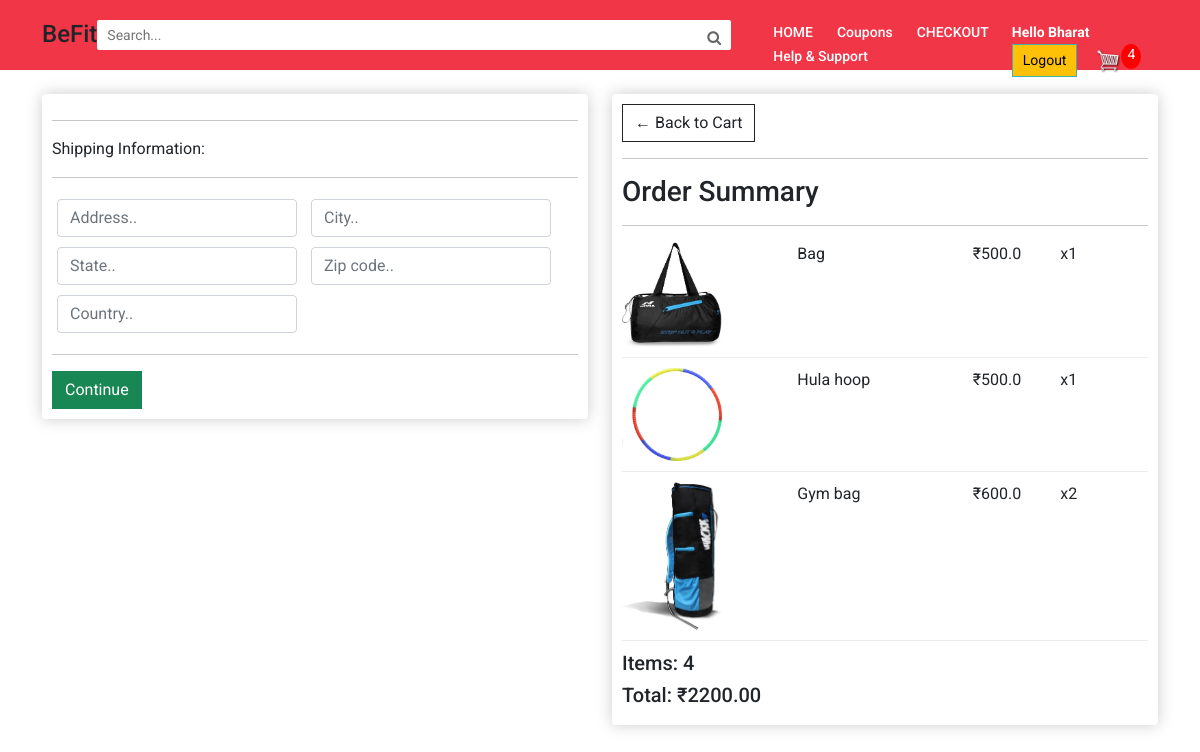
Screenshot of /checkout/ (signed in) with the database file from the repository.
### store/models.py (models this page shows, shortened)
class OrderItem(models.Model):
	product = models.ForeignKey(Product, on_delete=models.SET_NULL, null=True)
	order = models.ForeignKey(Order, on_delete=models.SET_NULL, null=True)
	quantity = models.IntegerField(default=0, null=True, blank=True)
	date_added = models.DateTimeField(auto_now_add=True)
	@property
	def get_total(self):
		total = self.product.price * self.quantity
		return total

class Product(models.Model):
	name = models.CharField(max_length=200)
	category = models.ForeignKey(Category, on_delete=models.SET_NULL, null=True)
	price = models.FloatField()
	digital = models.BooleanField(default=False, null=True, blank=True)
	image = models.ImageField(null=True, blank=True)
	@property
	def imageURL(self):
		try:
			url = self.image.url
		except:
			url = ''
		return url

class Order(models.Model):
	customer = models.ForeignKey(Customer, on_delete=models.SET_NULL, null=True, blank=True)
	date_ordered = models.DateTimeField(auto_now_add=True)
	complete = models.BooleanField(default=False, null=True, blank=False)
	transaction_id = models.CharField(max_length=100, null=True)
	@property
	def shipping(self):
		shipping = False
		orderitems = self.orderitem_set.all()
		for i in orderitems:
			if i.product.digital == False:
				shipping = True
		return shipping
	@property
	def get_cart_total(self):
		orderitems = self.orderitem_set.all()
		total = sum([item.get_total for item in orderitems])
		return total
	@property
	def get_cart_items(self):
		orderitems = self.orderitem_set.all()
		total = sum([item.quantity for item in orderitems])
		return total

### store/views.py (the view)
# urls.py: path('checkout/', checkout, name="checkout"),
def checkout(request):
    data = cartData(request)
    cartItems = data['cartItems']
    order = data['order']
    items = data['items']
    context = {'items':items, 'order':order, 'cartItems':cartItems}
    return render(request, 'store/checkout.html', context)

### store/utils.py (called while the page is built)
def cartData(request):
	if request.user.is_authenticated:
		customer = request.user.customer
		order, created = Order.objects.get_or_create(customer=customer, complete=False)
		items = order.orderitem_set.all()
		cartItems = order.get_cart_items
	else:
		cookieData = cookieCart(request)
		cartItems = cookieData['cartItems']
		order = cookieData['order']
		items = cookieData['items']
	return {'cartItems':cartItems ,'order':order, 'items':items}

### templates/store/checkout.html (shortened to what this page needs)
{% extends 'store/main.html' %}
{% load static %}
{% block content %}
<section class="main-body" style="background-color: #fff;">
<div class="container">
<div class="row">
    <div class="col-lg-6">
        <div class="box-element" id="form-wrapper">
            <form id="form">
                <div id="shipping-info">
                    <hr>
                    <p>Shipping Information:</p>
                    <hr>
                    <div class="form-field">
                        <input class="form-control" type="text" name="address" placeholder="Address..">
                    </div>
                    <div class="form-field">
                        <input class="form-control" type="text" name="city" placeholder="City..">
                    </div>
                    <div class="form-field">
                        <input class="form-control" type="text" name="state" placeholder="State..">
                    </div>
                    <div class="form-field">
                        <input class="form-control" type="text" name="zipcode" placeholder="Zip code..">
                    </div>
                    <div class="form-field">
                        <input class="form-control" type="text" name="country" placeholder="Country..">
                    </div>
                </div>
                <hr>
                <input id="form-button" class="btn btn-success btn-block" type="submit" value="Continue">
            </form>
        </div>
        <br>
    </div>
    <div class="col-lg-6">
        <div class="box-element">
            <a class="btn btn-outline-dark" href="{% url 'cart' %}">&#x2190; Back to Cart</a>
            <hr>
            <h3>Order Summary</h3>
            <hr>
            {% for item in items %}
            <div class="cart-row">
                <div style="flex:2"><img class="row-image" src="{{item.product.imageURL}}"></div>
                <div style="flex:2">
                    <p>{{item.product.name}}</p>
                </div>
                <div style="flex:1">
                    <p>₹{{item.product.price}}</p>
                </div>
                <div style="flex:1">
                    <p>x{{item.quantity}}</p>
                </div>
            </div>
            {% endfor %}
            <h5>Items: {{order.get_cart_items}}</h5>
            <h5>Total: ₹{{order.get_cart_total|floatformat:2}}</h5>
        </div>
    </div>
</div>
</div>
</section>
{% endblock content %}

### templates/store/main.html (shortened to what this page needs)
<!DOCTYPE html>
{% load static %}
<html>
<head>
        <link href="https://cdn.jsdelivr.net/npm/bootstrap@5.1.0/dist/css/bootstrap.min.css" rel="stylesheet">
        <link rel="stylesheet" href="https://use.fontawesome.com/releases/v5.15.3/css/all.css">
        <link rel="stylesheet" href="https://cdnjs.cloudflare.com/ajax/libs/font-awesome/4.7.0/css/font-awesome.min.css">
    <link rel="stylesheet" type="text/css" href="{% static 'store/css/main.css' %}">
</head>
<body>
    <section class="header">
        <div class="container head">
            <h3>BeFit   </h3>
            <form id="s" method="POST" action="/filter/">
            <div class="serach-bar" style="display:flex;">
                <input type="text" class="search" placeholder="Search..." name="search">
                <button type="submit" style="outline: none;
                border: none;text-align: center;
                border-radius:0 2px 2px 0; background-color: #fff;" form="s"><i class="fa fa-search" style="height: 30px;padding: 10px;font-size: 15px;color:#666; text-align: center;"></i></button>
            </div>
            </form>
            <div class="nav-links">
                <ul>
                    <li><a href="{% url 'store' %}">HOME</a></li>
                    <li><a href="{% url 'coupons' %}">Coupons</a></li>
                    <li><a href="{% url 'checkout' %}">CHECKOUT</a></li>
                    <li><a href="{% url 'chat' %}">Help & Support</a></li>
                </ul>
            </div>
            <div>
                <span style="color: #fff; font-size: 14px; padding-right: 10px; font-weight:bolder; text-decoration: wavy; text-transform: capitalize;">Hello {{request.user}}</span>
                <a href="{% url 'logout' %}" class="btn btn-warning logout" style="padding-left: 10px;">Logout</a>
                <a href="{% url 'cart' %}">
                    <img id="cart-icon" src="{% static 'store/images/cart.png' %}">
                </a>
                <p id="cart-total">{{cartItems}}</p>
            </div>
        </div>
    </section>
        {% block content %}
        {% endblock content %}
</body>
</html>

### static/store/css/main.css (style rules this page uses)
* { margin:0; padding: 0; box-sizing: border-box; font-family: "Roboto",sans-serif; }
a { text-decoration: none; }
.main-body::before { display: block; content: ''; height: 60px; margin-bottom: 2%; background-color: #fff; }
.header { width: 100%; height: 70px; background-color: #F13647; margin-bottom: 2%; position: fixed; z-index: 2; }
.head { display: flex; justify-content: space-between; padding-top: 20px; padding-bottom: 20px; }
.head h3 { font-size: x-large; }
.search { width: 600px; height: 30px; outline: none; border-radius: 2px 0 0 2px; border: none; padding: 10px; font-size: 14px; color: #666; }
.nav-links li { list-style: none; display: inline-block; }
.nav-links li a { color: #fff; padding: 10px; font-size: 14px; font-weight: 500; }
.logout { padding: 5px 10px; border: 1px solid #3fb0ac; border-radius: 5px; font-size: 14px; text-align: center; }
.main-body { background-color: #fff3f3; padding-bottom: 2%; }
.row::before { display: block; content: ''; height: 60px; margin-bottom: 2%; background-color: #fff; }
#cart-icon { width:25px; margin-left: 15px; }
#cart-total { display: inline-block; position: absolute; text-align: center; background-color: red; width: 20px; height: 25px; border-radius: 50%; font-size: 14px; color: #fff; }
.box-element { box-shadow:hsl(0, 0%, 80%) 0 0 16px; background-color: #fff; border-radius: 4px; padding: 10px; }
.col-lg-4, .col-lg-6, .col-lg-8, .col-lg-12 { margin-top: 10px; }
.btn { border-radius: 0; }
.row-image { width: 100px; }
.form-field { width:250px; display: inline-block; padding: 5px; }
.cart-row { display: flex; align-items: flex-stretch; padding-bottom: 10px; margin-bottom: 10px; border-bottom: 1px solid #ececec; }

### rows the page displays
OrderItem: product.imageURL (picture), product.name "Bag", product.price "500.0", quantity "1"
OrderItem: product.imageURL (picture), product.name "Hula hoop", product.price "500.0", quantity "1"
OrderItem: product.imageURL (picture), product.name "Gym bag", product.price "600.0", quantity "2"
Order: get_cart_items "4", get_cart_total "2200.00"

### other values shown
{{ request.user }} "Bharat"
{{ cartItems }} "4"
